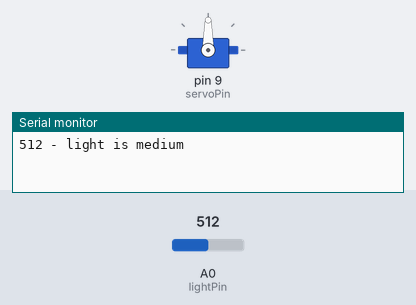
The sketch below on a simulated Arduino Uno, built with avr-gcc and run on an emulated ATmega328P. Parts: servo, the last lines printed to the serial monitor. The inputs (shaded band) are chosen by the test bench; at power-on: A0 (lightPin) = 512.

Above: at 1.2 s.
1.3 s: A0 (lightPin) set to 414
2.8 s: A0 (lightPin) set to 389
At 3.7 s:
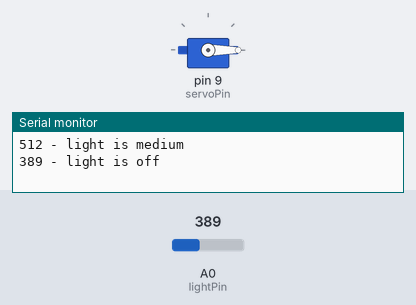
4.3 s: A0 (lightPin) set to 810
At 5.6 s:
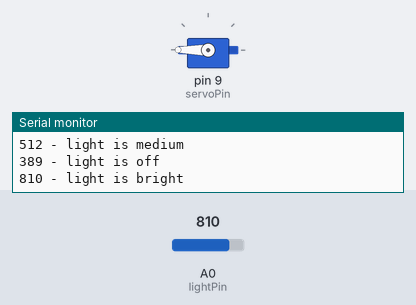
5.9 s: A0 (lightPin) set to 786
At 6.9 s:
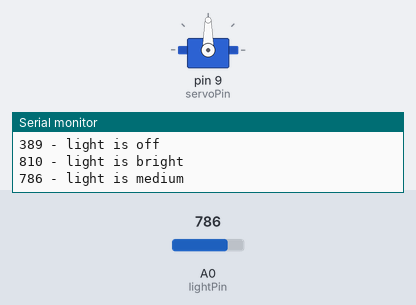
7.6 s: A0 (lightPin) set to 900
At 9.0 s:
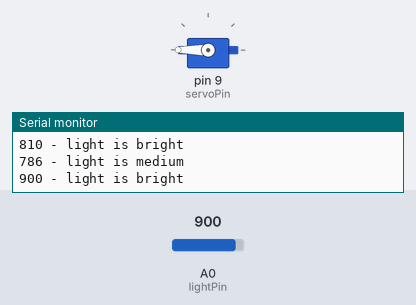
Timing chart, 0 to 10.2 s (numbered marks = the images above; inputs shaded):
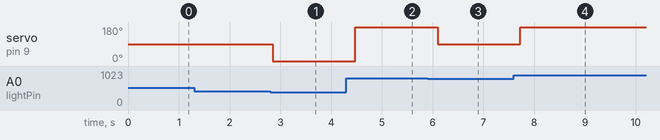

The sketch:

servo-2.ino
```cpp
#include <Servo.h>
int lightPin = A0;
int servoPin = 9;
int lightVal;
int servoPos = 0;
String status1 = "light is off";
String status2 = "light is medium";
String status3 = "light is bright";
int lastState = -1;   // remembers the previous band so we only print on a change (-1 = unknown, forces the first print)
Servo myServo;

void setup() {
    Serial.begin(9600);
    pinMode(lightPin, INPUT);
    myServo.attach(servoPin);
}

void loop() {
    lightVal = analogRead(lightPin);

    // one chained decision — every value 0-1023 lands in exactly one band, no gaps.
    // state: 0 = dark, 1 = medium, 2 = bright. pick the matching servo angle + label.
    int state;
    String status;
    if (lightVal < 400) {
        state = 0; servoPos = 0;   status = status1;   // dark
    } else if (lightVal < 800) {
        state = 1; servoPos = 90;  status = status2;   // medium
    } else {
        state = 2; servoPos = 180; status = status3;   // bright
    }

    // print only when the band actually changes...
    if (state != lastState) {
        Serial.println(String(lightVal) + " - " + status);
        Serial.flush();   // ...and BLOCK until the line is fully sent, while the rail is still quiet
        lastState = state;
    }

    myServo.write(servoPos);   // move the servo AFTER serial is done, so its current spike can't corrupt the print
    delay(200);
}
```

Measured:
- the behaviour switches between 400 and 399 on A0 (lightPin) (found by bisection; images 0 and 1)
- the behaviour switches between 800 and 799 on A0 (lightPin) (found by bisection; images 2 and 3)
- after the input at 1.3 s, every drawn part: stays the same
- after the input at 2.8 s, servo on pin 9 (servoPin): 90° → 0° after 0.05 s
- after the input at 4.3 s, servo on pin 9 (servoPin): 0° → 180° after 0.18 s
- after the input at 5.9 s, servo on pin 9 (servoPin): 180° → 90° after 0.20 s
- after the input at 7.6 s, servo on pin 9 (servoPin): 90° → 180° after 0.13 s
